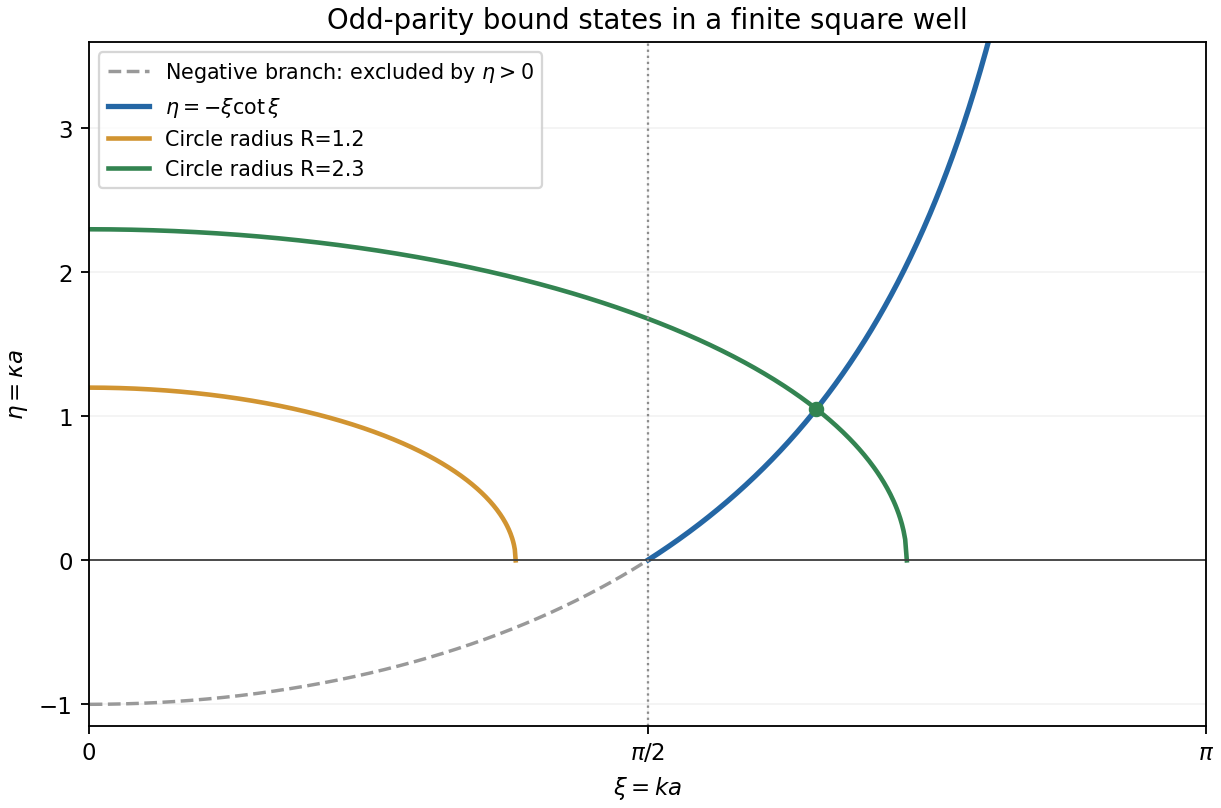

Write Python code to recreate this figure.
#!/usr/bin/env python3
"""Odd finite-well matching curves; Python 3.14, NumPy/Matplotlib.
Outputs a white-background PNG in the current working directory.
"""
from pathlib import Path
import numpy as np
import matplotlib
matplotlib.use('Agg')
import matplotlib.pyplot as plt
fig,ax=plt.subplots(figsize=(7.4,4.9),layout='constrained',facecolor='white')
ax.set_facecolor('white')
x=np.linspace(.002,np.pi/2-.002,400);ax.plot(x,-x/np.tan(x),ls='--',color='0.6',lw=1.5,label=r'Negative branch: excluded by $\eta>0$')
x=np.linspace(np.pi/2+.002,np.pi-.002,600);ax.plot(x,-x/np.tan(x),color='#2466a4',lw=2.3,label=r'$\eta=-\xi\cot\xi$')
for R,col in [(1.2,'#d19431'),(2.3,'#338451')]:
 x=np.linspace(0,R,500);ax.plot(x,np.sqrt(np.maximum(0,R*R-x*x)),color=col,lw=2,label=f'Circle radius R={R}')
lo,hi=np.pi/2,2.3
for _ in range(50):
 mid=(lo+hi)/2
 if -mid/np.tan(mid)<np.sqrt(2.3**2-mid**2):lo=mid
 else:hi=mid
root=(lo+hi)/2;ax.scatter([root],[-root/np.tan(root)],color='#338451',s=33,zorder=5)
ax.axhline(0,color='0.25',lw=.8);ax.axvline(np.pi/2,color='0.55',ls=':',lw=1)
ax.set(xlim=(0,np.pi),ylim=(-1.15,3.6),xlabel=r'$\xi=ka$',ylabel=r'$\eta=\kappa a$',title='Odd-parity bound states in a finite square well')
ax.set_xticks([0,np.pi/2,np.pi],[r'$0$',r'$\pi/2$',r'$\pi$']);ax.grid(alpha=.15);ax.legend(loc='upper left',fontsize=9,facecolor='white')
fig.savefig(Path.cwd()/'2010-odd-well-bound-states.png',dpi=165,facecolor='white')
